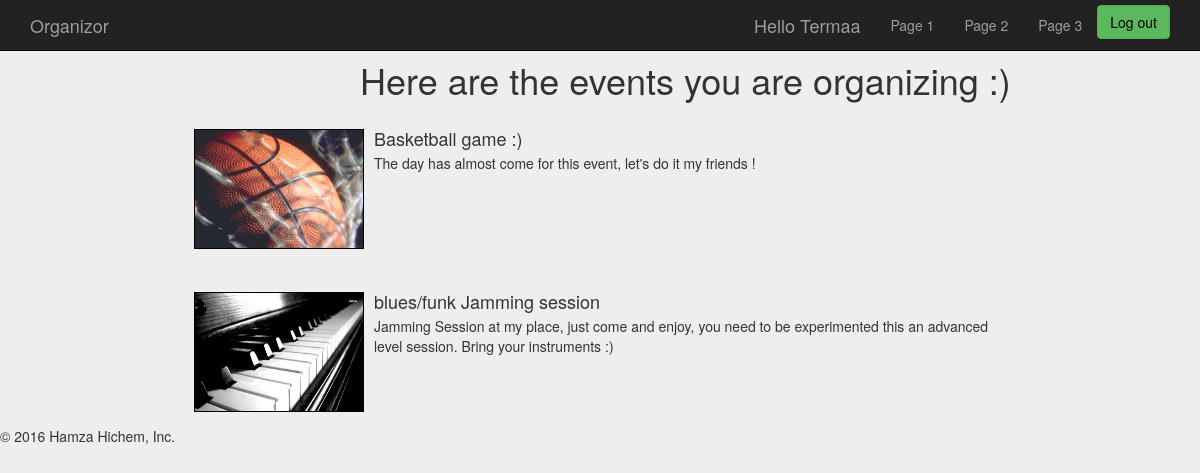
The app's page /website/www/html/yourEvents.php (signed in) with its own data.
### tables this page shows
CREATE TABLE `EVENT` (
  `ID` int(11) NOT NULL,
  `NAME` varchar(200) NOT NULL,
  `BUDGET` int(11) NOT NULL,
  `PLACE` varchar(200) NOT NULL,
  `DATE` date NOT NULL,
  `DESCRIPTION` varchar(500) NOT NULL,
  `TYPE` varchar(200) NOT NULL
);

### website/www/html/yourEvents.php (the view, shortened to what this page needs)
<?php
	require_once("../php/useful_lib.php");
	$events = array();
	$pdo = DBConnec::getConnec()->getPdo();
    $sql = 'SELECT * FROM EVENT WHERE ID IN (SELECT ID_EVENT FROM EVENT_USER_ASSOC WHERE ID_USER = :id)';
    $stmt = $pdo->prepare($sql);
	$stmt->bindValue('id', $_SESSION['sid'], PDO::PARAM_STR);
    try
    {
        $stmt->execute();
        $stmt->rowCount() or die('Pas de résultat' . PHP_EOL);
        $stmt->setFetchMode(PDO::FETCH_OBJ);
        while ($result = $stmt->fetch())
        {
			array_push($events, $result);
		}
    }
    catch (PDOException $e)
    {
        echo 'Erreur : ', $e->getMessage(), PHP_EOL;
        echo 'Requête : ', $sql, PHP_EOL;
        exit();
    }
?>
<h1 id='titre'> Here are the events you are organizing :)</h1>
<?php
	foreach($events as $event) {
?>
<div class="media">
  <div class="media-left">
    <a href="event.php?eventID=<?php echo $event->ID; ?>">
      <img style="height: 120px; width:170px" class="media-object" src="<?php echo 'img/' . getImageType($event->TYPE); ?>" alt="<?php echo getImageType($event->TYPE); ?>">
    </a>
  </div>
  <div class="media-body">
    <h4 class="media-heading"><?php echo $event->NAME; ?></h4>
    <p><?php echo $event->DESCRIPTION;?></p>
  </div>
</div>
<?php
	}
?>

### website/www/html/style.css (style rules this page uses)
body { padding-top: 50px; }
img { border : 1px solid black; }
.media { width: 70%; margin-left: auto; margin-right: auto; padding: 1em; }
#titre { margin-left: 10em; }
body { padding-top: 40px; padding-bottom: 40px; background-color: #eee; }

### records on screen
event: shows a picture, NAME "Basketball game :)", DESCRIPTION "The day has almost come for this event, let's do it my friends !"
event: shows a picture, NAME "blues/funk Jamming session", DESCRIPTION "Jamming Session at my place, just come and enjoy, you need to be experimented this an advanced level session. Bring your instruments :)"

### other values on screen
$_SESSION['nickname'] "Termaa"
